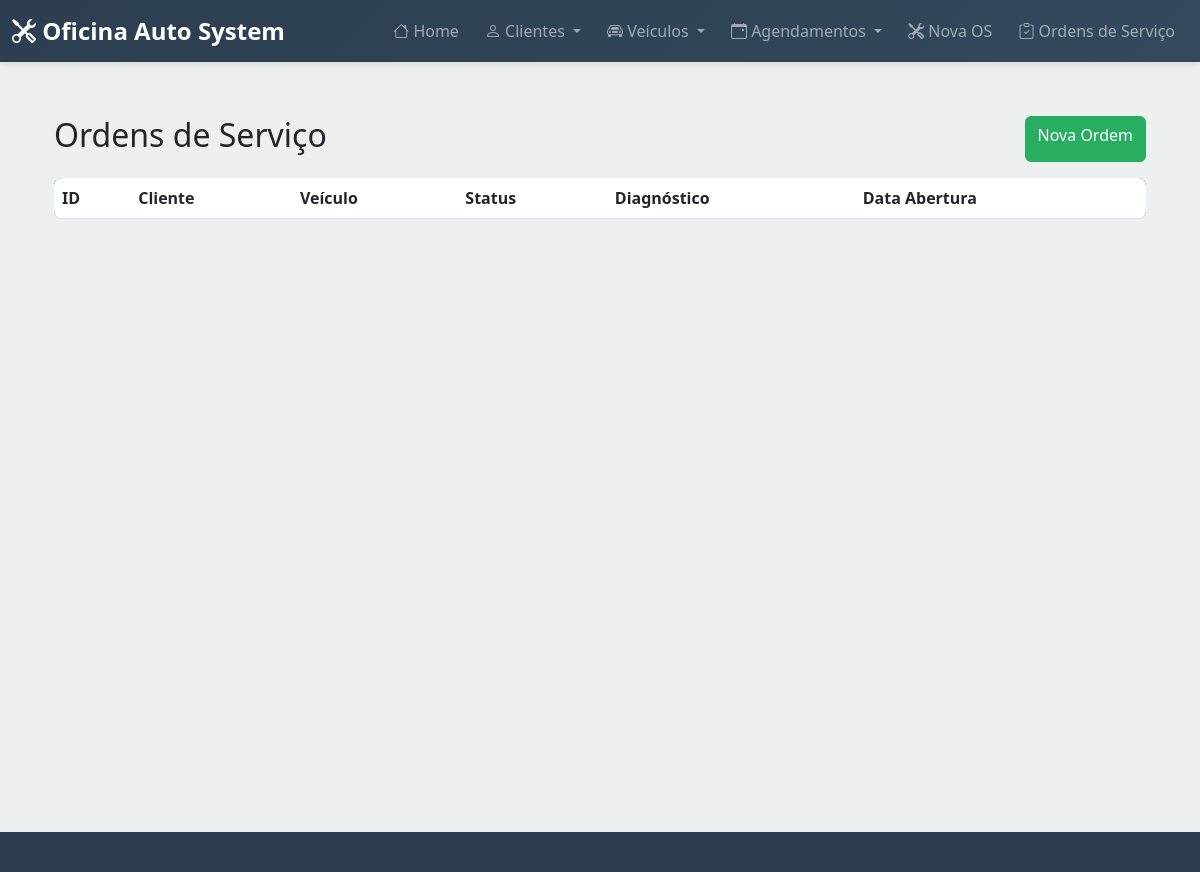
/ordens-servico, run on an earlier commit of the app's database.
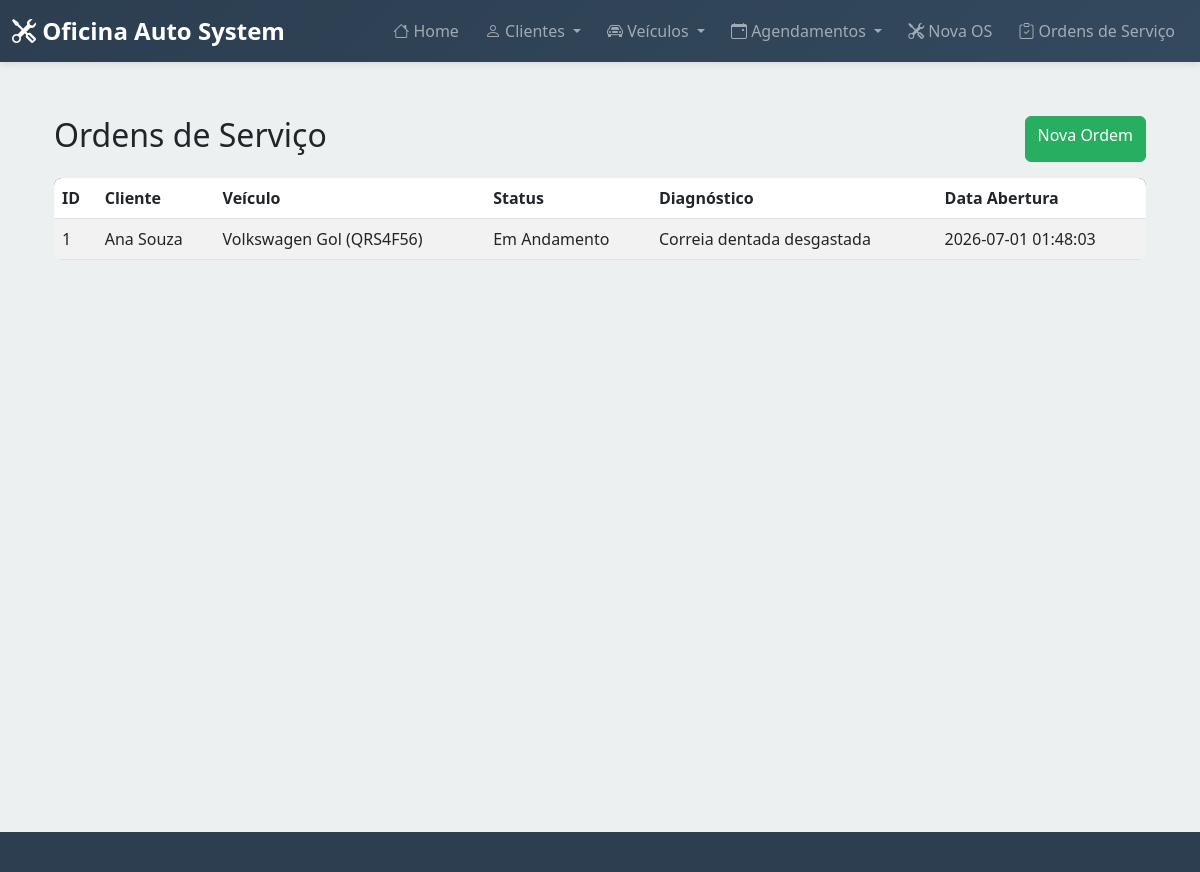
And on a later commit of the database.
### tables this page shows
CREATE TABLE ordens_servico (
        id INTEGER PRIMARY KEY AUTOINCREMENT,
        agendamento_id INTEGER NOT NULL,
        diagnostico TEXT,
        servicos_executados TEXT,
        status TEXT DEFAULT 'Aberta',
        data_abertura TIMESTAMP DEFAULT CURRENT_TIMESTAMP,
        data_encerramento TIMESTAMP,
        FOREIGN KEY (agendamento_id) REFERENCES agendamentos(id)
    );

CREATE TABLE clientes (
        id INTEGER PRIMARY KEY AUTOINCREMENT,
        nome TEXT NOT NULL,
        telefone TEXT NOT NULL,
        email TEXT,
        endereco TEXT,
        data_cadastro TIMESTAMP DEFAULT CURRENT_TIMESTAMP
    );

CREATE TABLE veiculos (
        id INTEGER PRIMARY KEY AUTOINCREMENT,
        cliente_id INTEGER NOT NULL,
        placa TEXT NOT NULL UNIQUE,
        marca TEXT NOT NULL,
        modelo TEXT NOT NULL,
        ano INTEGER,
        cor TEXT,
        data_cadastro TIMESTAMP DEFAULT CURRENT_TIMESTAMP,
        FOREIGN KEY (cliente_id) REFERENCES clientes(id)
    );

### app.py (the view)
@app.route("/ordens-servico")
def consulta_ordens():
    db = get_db()
    cursor = db.cursor()
    cursor.execute("""
        SELECT
            os.id,
            os.status,
            os.diagnostico,
            os.servicos_executados,
            os.data_abertura,
            c.nome as cliente_nome,
            v.marca,
            v.modelo,
            v.placa
        FROM ordens_servico os
        JOIN agendamentos a
            ON os.agendamento_id = a.id
        JOIN clientes c
            ON a.cliente_id = c.id
        JOIN veiculos v
            ON a.veiculo_id = v.id
        ORDER BY os.id DESC
    """)
    ordens = cursor.fetchall()
    db.close()
    return render_template(
        "consulta_ordens.html",
        ordens=ordens
    )

### app.py (called while the page is built)
def get_db():
    db = sqlite3.connect(app.config["DATABASE"])
    db.row_factory = sqlite3.Row
    return db

### templates/consulta_ordens.html (shortened to what this page needs)
{% extends "base.html" %}
{% block content %}
<div class="container mt-4">
    <div class="d-flex justify-content-between mb-3">
        <h2>Ordens de Serviço</h2>
        <a href="/ordem-servico/nova"
           class="btn btn-success">
            Nova Ordem
        </a>
    </div>
    <table class="table table-striped">
        <thead>
            <tr>
                <th>ID</th>
                <th>Cliente</th>
                <th>Veículo</th>
                <th>Status</th>
                <th>Diagnóstico</th>
                <th>Data Abertura</th>
            </tr>
        </thead>
        <tbody>
            {% for os in ordens %}
            <tr>
                <td>{{ os.id }}</td>
                <td>{{ os.cliente_nome }}</td>
                <td>
                    {{ os.marca }}
                    {{ os.modelo }}
                    ({{ os.placa }})
                </td>
                <td>{{ os.status }}</td>
                <td>{{ os.diagnostico }}</td>
                <td>{{ os.data_abertura }}</td>
            </tr>
            {% endfor %}
        </tbody>
    </table>
</div>
{% endblock %}

What changed in the data, as far as the page shows it:
added ordens_servico: id "1", cliente_nome "Ana Souza", marca "Volkswagen", modelo "Gol", placa "QRS4F56", status "Em Andamento", diagnostico "Correia dentada desgastada", data_abertura "2026-07-01 01:48:03"
